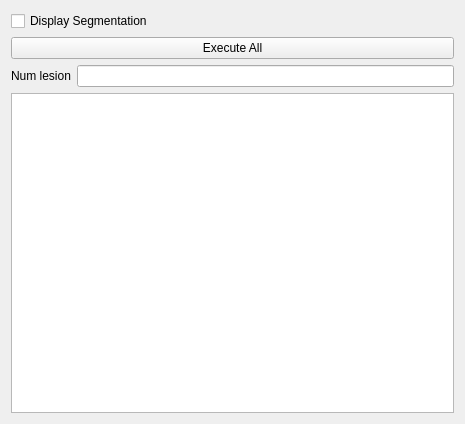
<?xml version="1.0" encoding="UTF-8"?>
<ui version="4.0">
 <class>Detector</class>
 <widget class="QWidget" name="Detector">
  <property name="geometry">
   <rect>
    <x>0</x>
    <y>0</y>
    <width>465</width>
    <height>424</height>
   </rect>
  </property>
  <property name="sizePolicy">
   <sizepolicy hsizetype="Minimum" vsizetype="Minimum">
    <horstretch>0</horstretch>
    <verstretch>0</verstretch>
   </sizepolicy>
  </property>
  <property name="windowTitle">
   <string>Form</string>
  </property>
  <layout class="QVBoxLayout" name="detectorLayout">
   <item>
    <widget class="QCheckBox" name="cb_displaySegmentation">
     <property name="text">
      <string>Display Segmentation</string>
     </property>
    </widget>
   </item>
   <item>
    <widget class="QPushButton" name="btn_executeAll">
     <property name="text">
      <string>Execute All</string>
     </property>
    </widget>
   </item>
   <item>
    <layout class="QHBoxLayout" name="horizontalLayout_2">
     <item>
      <widget class="QLabel" name="label_2">
       <property name="text">
        <string>Num lesion</string>
       </property>
      </widget>
     </item>
     <item>
      <widget class="QLineEdit" name="detectorResult"/>
     </item>
    </layout>
   </item>
   <item>
    <widget class="QListWidget" name="listWidget"/>
   </item>
  </layout>
 </widget>
 <resources/>
 <connections/>
</ui>
